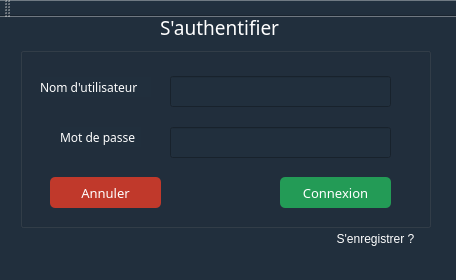
<?xml version="1.0" encoding="UTF-8"?>
<ui version="4.0">
 <class>MainWindow</class>
 <widget class="QMainWindow" name="MainWindow">
  <property name="geometry">
   <rect>
    <x>0</x>
    <y>0</y>
    <width>456</width>
    <height>280</height>
   </rect>
  </property>
  <property name="windowTitle">
   <string>Authentification</string>
  </property>
  <property name="windowIcon">
   <iconset>
    <normaloff>../icon/refund_96px.png</normaloff>../icon/refund_96px.png</iconset>
  </property>
  <property name="styleSheet">
   <string notr="true">background-color: rgb(33, 47, 61);</string>
  </property>
  <widget class="QWidget" name="centralWidget">
   <property name="styleSheet">
    <string notr="true">background-color: rgb(33, 47, 61);</string>
   </property>
   <widget class="QGroupBox" name="groupBox">
    <property name="geometry">
     <rect>
      <x>20</x>
      <y>30</y>
      <width>411</width>
      <height>181</height>
     </rect>
    </property>
    <property name="styleSheet">
     <string notr="true">border-color: rgb(0, 161, 118);</string>
    </property>
    <property name="title">
     <string/>
    </property>
    <widget class="QPushButton" name="connexion">
     <property name="geometry">
      <rect>
       <x>260</x>
       <y>130</y>
       <width>111</width>
       <height>31</height>
      </rect>
     </property>
     <property name="font">
      <font>
       <family>Century Gothic</family>
       <pointsize>10</pointsize>
       <weight>50</weight>
       <italic>false</italic>
       <bold>false</bold>
      </font>
     </property>
     <property name="cursor">
      <cursorShape>PointingHandCursor</cursorShape>
     </property>
     <property name="mouseTracking">
      <bool>true</bool>
     </property>
     <property name="styleSheet">
      <string notr="true">background-color: rgb(35, 155, 86 );
font: 10pt &quot;Century Gothic&quot;;
border-color: rgb(0, 0, 255);
color: rgb(255, 255, 255);
border-radius : 5px;</string>
     </property>
     <property name="text">
      <string>Connexion</string>
     </property>
     <property name="autoDefault">
      <bool>false</bool>
     </property>
     <property name="default">
      <bool>false</bool>
     </property>
     <property name="flat">
      <bool>false</bool>
     </property>
    </widget>
    <widget class="QLineEdit" name="user">
     <property name="geometry">
      <rect>
       <x>150</x>
       <y>29</y>
       <width>221</width>
       <height>31</height>
      </rect>
     </property>
     <property name="font">
      <font>
       <family>Century Gothic</family>
       <pointsize>9</pointsize>
       <weight>50</weight>
       <italic>false</italic>
       <bold>false</bold>
      </font>
     </property>
     <property name="styleSheet">
      <string notr="true">color: rgb(255, 255, 255);
font: 9pt &quot;Century Gothic&quot;;</string>
     </property>
    </widget>
    <widget class="QLineEdit" name="mdp">
     <property name="geometry">
      <rect>
       <x>150</x>
       <y>80</y>
       <width>221</width>
       <height>31</height>
      </rect>
     </property>
     <property name="font">
      <font>
       <family>Century Gothic</family>
       <pointsize>9</pointsize>
       <weight>50</weight>
       <italic>false</italic>
       <bold>false</bold>
      </font>
     </property>
     <property name="styleSheet">
      <string notr="true">color: rgb(255, 255, 255);
font: 9pt &quot;Century Gothic&quot;;</string>
     </property>
     <property name="echoMode">
      <enum>QLineEdit::Password</enum>
     </property>
    </widget>
    <widget class="QLabel" name="label_5">
     <property name="geometry">
      <rect>
       <x>40</x>
       <y>80</y>
       <width>81</width>
       <height>20</height>
      </rect>
     </property>
     <property name="font">
      <font>
       <family>Century Gothic</family>
       <pointsize>9</pointsize>
       <weight>50</weight>
       <italic>false</italic>
       <bold>false</bold>
      </font>
     </property>
     <property name="styleSheet">
      <string notr="true">color: rgb(255, 255, 255);
font: 9pt &quot;Century Gothic&quot;;</string>
     </property>
     <property name="text">
      <string>Mot de passe</string>
     </property>
    </widget>
    <widget class="QLabel" name="label_6">
     <property name="geometry">
      <rect>
       <x>20</x>
       <y>30</y>
       <width>111</width>
       <height>20</height>
      </rect>
     </property>
     <property name="font">
      <font>
       <family>Century Gothic</family>
       <pointsize>9</pointsize>
       <weight>50</weight>
       <italic>false</italic>
       <bold>false</bold>
      </font>
     </property>
     <property name="styleSheet">
      <string notr="true">color: rgb(255, 255, 255);
font: 9pt &quot;Century Gothic&quot;;</string>
     </property>
     <property name="text">
      <string>Nom d'utilisateur</string>
     </property>
    </widget>
    <widget class="QPushButton" name="annuler">
     <property name="geometry">
      <rect>
       <x>30</x>
       <y>130</y>
       <width>111</width>
       <height>31</height>
      </rect>
     </property>
     <property name="font">
      <font>
       <family>Century Gothic</family>
       <pointsize>10</pointsize>
       <weight>50</weight>
       <italic>false</italic>
       <bold>false</bold>
      </font>
     </property>
     <property name="cursor">
      <cursorShape>PointingHandCursor</cursorShape>
     </property>
     <property name="mouseTracking">
      <bool>true</bool>
     </property>
     <property name="styleSheet">
      <string notr="true">background-color: rgb(192, 57, 43 );
font: 10pt &quot;Century Gothic&quot;;
border-color: rgb(0, 0, 255);
color: rgb(255, 255, 255);
border-radius : 5px;</string>
     </property>
     <property name="text">
      <string>Annuler</string>
     </property>
     <property name="autoDefault">
      <bool>false</bool>
     </property>
     <property name="default">
      <bool>false</bool>
     </property>
     <property name="flat">
      <bool>false</bool>
     </property>
    </widget>
   </widget>
   <widget class="QWidget" name="layoutWidget">
    <property name="geometry">
     <rect>
      <x>0</x>
      <y>0</y>
      <width>2</width>
      <height>2</height>
     </rect>
    </property>
    <layout class="QHBoxLayout" name="horizontalLayout_3"/>
   </widget>
   <widget class="QWidget" name="layoutWidget_2">
    <property name="geometry">
     <rect>
      <x>0</x>
      <y>0</y>
      <width>2</width>
      <height>2</height>
     </rect>
    </property>
    <layout class="QHBoxLayout" name="horizontalLayout_2"/>
   </widget>
   <widget class="QWidget" name="layoutWidget_3">
    <property name="geometry">
     <rect>
      <x>0</x>
      <y>0</y>
      <width>2</width>
      <height>2</height>
     </rect>
    </property>
    <layout class="QHBoxLayout" name="horizontalLayout"/>
   </widget>
   <widget class="QPushButton" name="pushButton">
    <property name="geometry">
     <rect>
      <x>320</x>
      <y>210</y>
      <width>111</width>
      <height>23</height>
     </rect>
    </property>
    <property name="styleSheet">
     <string notr="true">font: italic 8pt &quot;Century Gothic&quot;;

color:rgb(255, 255, 255)</string>
    </property>
    <property name="text">
     <string>S'enregistrer ?</string>
    </property>
    <property name="flat">
     <bool>true</bool>
    </property>
   </widget>
   <widget class="QLabel" name="label_7">
    <property name="geometry">
     <rect>
      <x>160</x>
      <y>0</y>
      <width>141</width>
      <height>20</height>
     </rect>
    </property>
    <property name="font">
     <font>
      <family>Century Gothic</family>
      <pointsize>14</pointsize>
      <weight>9</weight>
      <italic>false</italic>
      <bold>false</bold>
     </font>
    </property>
    <property name="styleSheet">
     <string notr="true">color: rgb(255, 255, 255);
font: 75 14pt &quot;Century Gothic&quot;;
</string>
    </property>
    <property name="text">
     <string>S'authentifier</string>
    </property>
   </widget>
  </widget>
  <widget class="QMenuBar" name="menuBar">
   <property name="geometry">
    <rect>
     <x>0</x>
     <y>0</y>
     <width>456</width>
     <height>21</height>
    </rect>
   </property>
  </widget>
  <widget class="QToolBar" name="mainToolBar">
   <property name="styleSheet">
    <string notr="true">background-color: rgb(33, 47, 61);</string>
   </property>
   <attribute name="toolBarArea">
    <enum>TopToolBarArea</enum>
   </attribute>
   <attribute name="toolBarBreak">
    <bool>false</bool>
   </attribute>
  </widget>
  <widget class="QStatusBar" name="statusBar"/>
 </widget>
 <layoutdefault spacing="6" margin="11"/>
 <resources/>
 <connections/>
</ui>
